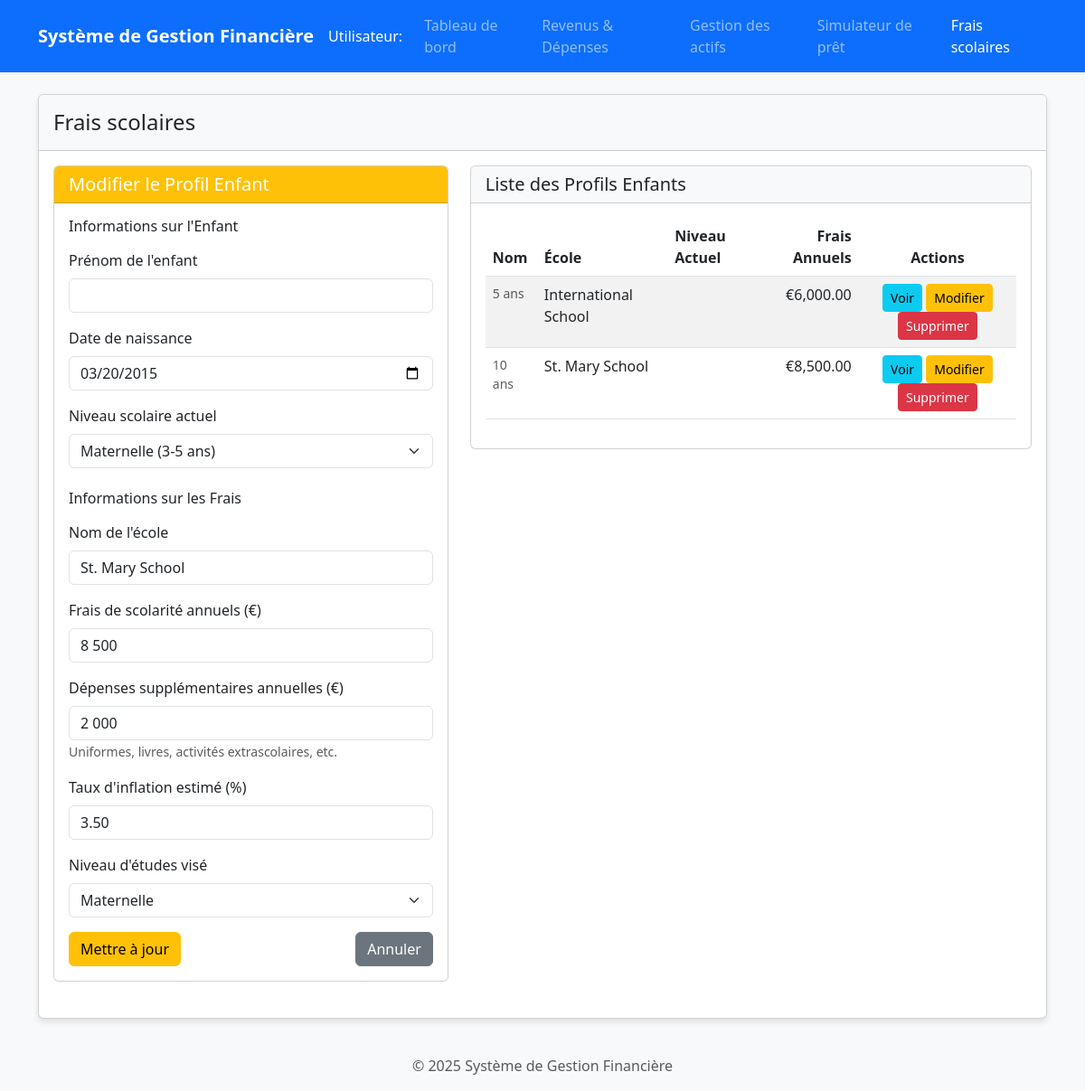
The page /?action=school-fee&edit_child=2 on the database its author committed.
### tables this page shows
CREATE TABLE IF NOT EXISTS `school_fee_children` (
    `id` INT AUTO_INCREMENT PRIMARY KEY,
    `name` VARCHAR(100) NOT NULL,
    `birthdate` DATE NOT NULL,
    `current_level` VARCHAR(50) NOT NULL, 
    `school_name` VARCHAR(255),
    `annual_tuition` DECIMAL(10,2) NOT NULL,
    `additional_expenses` DECIMAL(10,2) DEFAULT 0,
    `inflation_rate` DECIMAL(4,2) NOT NULL,
    `expected_graduation_level` VARCHAR(50) NOT NULL,
    `created_at` TIMESTAMP DEFAULT CURRENT_TIMESTAMP,
    `updated_at` TIMESTAMP DEFAULT CURRENT_TIMESTAMP ON UPDATE CURRENT_TIMESTAMP
);

### config/database.php (called while the page is built, shortened)
<?php
function getDbConnection() {
    try {
        $conn = new PDO(
            "mysql:host=" . FINANCIAL_DB_HOST . ";dbname=" . FINANCIAL_DB_NAME,
            FINANCIAL_DB_USER,
            FINANCIAL_DB_PASS,
            array(PDO::ATTR_ERRMODE => PDO::ERRMODE_EXCEPTION)
        );
        return $conn;
    } catch (PDOException $e) {
        die("Database Connection Error: " . $e->getMessage());
    }
}

### controllers/SchoolFeeController.php (called while the page is built, shortened)
<?php
require_once __DIR__ . '/../models/SchoolFee.php';
class SchoolFeeController {
    private $schoolFeeModel;
    public function __construct() {
        $this->schoolFeeModel = new SchoolFee();
        $this->calculationResults = null;
    }
    public function getViewData() {
        $viewData = [];
        $viewData['children'] = $this->getSavedChildren();
        if (isset($_GET['edit_child'])) {
            $childId = intval($_GET['edit_child']);
            $viewData['editChild'] = $this->schoolFeeModel->getChildProfile($childId);
        }
        return $viewData;
    }
    public function getSavedChildren() {
        return $this->schoolFeeModel->getChildProfiles();
    }
}
?>

### models/SchoolFee.php (called while the page is built, shortened)
<?php
require_once __DIR__ . '/../config/database.php';
class SchoolFee {
    private $conn;
    private $table_children = 'school_fee_children';
    public function __construct() {
        $this->conn = getDbConnection();
    }
    public function getChildProfiles() {
        $query = "SELECT * FROM " . $this->table_children . " ORDER BY name ASC";
        $stmt = $this->conn->prepare($query);
        $stmt->execute();
        $result = $stmt->fetchAll(PDO::FETCH_ASSOC);
        return $result;
    }
    public function getChildProfile($id) {
        $query = "SELECT * FROM " . $this->table_children . " WHERE id = :id";
        $stmt = $this->conn->prepare($query);
        $stmt->bindParam(':id', $id);
        $stmt->execute();
        $result = $stmt->fetch(PDO::FETCH_ASSOC);
        return $result;
    }
}
?>

### modules/school-fee-simulator/list-children.php (the view, shortened to what this page needs)
<div class="card">
    <div class="card-header bg-light">
        <h5 class="mb-0">Liste des Profils Enfants</h5>
    </div>
    <div class="card-body">
        <div class="table-responsive">
            <table class="table table-striped table-hover">
                <thead>
                    <tr>
                        <th>Nom</th>
                        <th>École</th>
                        <th>Niveau Actuel</th>
                        <th class="text-end">Frais Annuels</th>
                        <th class="text-center">Actions</th>
                    </tr>
                </thead>
                <tbody>
                    <?php foreach ($children as $child):
                        $birthdate = new DateTime($child['birthdate']);
                        $today = new DateTime();
                        $age = $birthdate->diff($today)->y;
                    ?>
                    <tr>
                        <td>
                            <small class="d-block text-muted"><?php echo $age; ?> ans</small>
                        </td>
                        <td><?php echo htmlspecialchars($child['school_name'] ?: 'N/A'); ?></td>
                        <td><?php echo $educationLevels[$child['current_level']]['name']; ?></td>
                        <td class="text-end">€<?php echo number_format($child['annual_tuition'], 2); ?></td>
                        <td class="text-center">
                            <a href="?action=school-fee&view_child=<?php echo $child['id']; ?>" class="btn btn-sm btn-info">Voir</a>
                            <a href="?action=school-fee&edit_child=<?php echo $child['id']; ?>" class="btn btn-sm btn-warning">Modifier</a>
                            <a href="?action=school-fee&delete_child=<?php echo $child['id']; ?>" class="btn btn-sm btn-danger"
                               onclick="return confirm('Êtes-vous sûr de vouloir supprimer ce profil?')">Supprimer</a>
                        </td>
                    </tr>
                    <?php endforeach; ?>
                </tbody>
            </table>
        </div>
    </div>
</div>

### modules/school-fee-simulator/index.php (shortened to what this page needs)
<?php
require_once __DIR__ . '/../../controllers/SchoolFeeController.php';
require_once __DIR__ . '/../../models/SchoolFee.php';
$schoolFeeController = new SchoolFeeController();
$schoolFeeController->processRequest();
$viewData = $schoolFeeController->getViewData();
$children = $viewData['children'] ?? [];
$selectedChild = $viewData['selectedChild'] ?? null;
$editChild = $viewData['editChild'] ?? null;
$viewChild = $viewData['viewChild'] ?? null;
$results = $viewData['calculationResults'] ?? null;
$educationLevels = [
    'maternelle' => ['name' => 'Maternelle', 'ages' => '3-5', 'duration' => 3],
    'primaire' => ['name' => 'École primaire', 'ages' => '6-10', 'duration' => 5],
    'college' => ['name' => 'Collège', 'ages' => '11-14', 'duration' => 4],
    'lycee' => ['name' => 'Lycée', 'ages' => '15-17', 'duration' => 3],
    'superieur' => ['name' => 'Études supérieures', 'ages' => '18+', 'duration' => 5]
];
?>
<div class="row">
    <div class="col-md-5">
        <div class="card mb-4">
            <div class="card-header bg-<?php echo $editChild ? 'warning' : 'primary'; ?> text-white">
                <h5 class="mb-0"><?php echo $editChild ? 'Modifier le Profil Enfant' : 'Simulateur de Frais de Scolarité'; ?></h5>
            </div>
            <div class="card-body">
                <form method="POST" id="school-fee-calculator-form">
                    <h6 class="mb-3">Informations sur l'Enfant</h6>
                    <div class="mb-3">
                        <label for="child_name" class="form-label">Prénom de l'enfant</label>
                        <input type="text" class="form-control" id="child_name" name="child_name"
                            value="<?php echo $editChild ? htmlspecialchars($editChild['name']) : ($selectedChild ? htmlspecialchars($selectedChild['name']) : ''); ?>" required>
                    </div>
                    <div class="mb-3">
                        <label for="child_birthdate" class="form-label">Date de naissance</label>
                        <input type="date" class="form-control" id="child_birthdate" name="child_birthdate"
                            value="<?php echo $editChild ? $editChild['birthdate'] : ($selectedChild ? $selectedChild['birthdate'] : ''); ?>" required>
                    </div>
                    <div class="mb-3">
                        <label for="current_level" class="form-label">Niveau scolaire actuel</label>
                        <select class="form-select" id="current_level" name="current_level" required>
                            <?php foreach ($educationLevels as $key => $level): ?>
                                <option value="<?php echo $key; ?>" <?php echo (($editChild && $editChild['current_level'] == $key) || ($selectedChild && $selectedChild['current_level'] == $key)) ? 'selected' : ''; ?>>
                                    <?php echo $level['name'] . ' (' . $level['ages'] . ' ans)'; ?>
                                </option>
                            <?php endforeach; ?>
                        </select>
                    </div>
                    <h6 class="mb-3 mt-4">Informations sur les Frais</h6>
                    <div class="mb-3">
                        <label for="school_name" class="form-label">Nom de l'école</label>
                        <input type="text" class="form-control" id="school_name" name="school_name"
                            value="<?php echo $editChild ? htmlspecialchars($editChild['school_name']) : ($selectedChild ? htmlspecialchars($selectedChild['school_name']) : ''); ?>">
                    </div>
                    <div class="mb-3">
                        <label for="annual_tuition" class="form-label">Frais de scolarité annuels (€)</label>
                        <input type="text" class="form-control" id="annual_tuition" name="annual_tuition"
                            value="<?php echo $editChild ? number_format($editChild['annual_tuition'], 0, ',', ' ') : ($selectedChild ? number_format($selectedChild['annual_tuition'], 0, ',', ' ') : ''); ?>" required>
                    </div>
                    <div class="mb-3">
                        <label for="additional_expenses" class="form-label">Dépenses supplémentaires annuelles (€)</label>
                        <input type="text" class="form-control" id="additional_expenses" name="additional_expenses"
                            value="<?php echo $editChild ? number_format($editChild['additional_expenses'], 0, ',', ' ') : ($selectedChild ? number_format($selectedChild['additional_expenses'], 0, ',', ' ') : ''); ?>">
                        <small class="form-text text-muted">Uniformes, livres, activités extrascolaires, etc.</small>
                    </div>
                    <div class="mb-3">
                        <label for="inflation_rate" class="form-label">Taux d'inflation estimé (%)</label>
                        <input type="number" class="form-control" id="inflation_rate" name="inflation_rate"
                            min="0" step="0.1"
                            value="<?php echo $editChild ? $editChild['inflation_rate'] : ($selectedChild ? $selectedChild['inflation_rate'] : 2); ?>" required>
                    </div>
                    <div class="mb-3">
                        <label for="expected_graduation_level" class="form-label">Niveau d'études visé</label>
                        <select class="form-select" id="expected_graduation_level" name="expected_graduation_level" required>
                            <?php foreach ($educationLevels as $key => $level): ?>
                                <option value="<?php echo $key; ?>" <?php echo (($editChild && $editChild['expected_graduation_level'] == $key) || ($selectedChild && $selectedChild['expected_graduation_level'] == $key)) ? 'selected' : ''; ?>>
                                    <?php echo $level['name']; ?>
                                </option>
                            <?php endforeach; ?>
                        </select>
                    </div>
                    <?php if ($editChild): ?>
                        <div class="d-flex justify-content-between">
                            <button type="submit" name="update_child" class="btn btn-warning">Mettre à jour</button>
                            <a href="?action=school-fee" class="btn btn-secondary">Annuler</a>
                        </div>
                    <?php else: ?>
                        <button type="submit" name="calculate_fees" class="btn btn-primary w-100">Calculer</button>
                    <?php endif; ?>
                </form>
            </div>
        </div>
    </div>
    <div class="col-md-7">
        <?php if ($viewChild): ?>
            <?php
            $schoolFeeController->calculateFees($viewChild);
            $childResults = $schoolFeeController->getCalculationResults();
            include __DIR__ . '/view-child.php';
            ?>
        <?php elseif ($results): ?>
            <?php include __DIR__ . '/calculation-results.php'; ?>
        <?php elseif (!empty($children)): ?>
            <?php include __DIR__ . '/list-children.php'; ?>
        <?php endif; ?>
    </div>
</div>

### index.php (style rules this page uses)
body { background-color: #f8f9fa; }

### rows shown on the page
school_fee_children: child_birthdate "03/20/2015", school_name "St. Mary School", annual_tuition "8 500", additional_expenses "2 000", inflation_rate "3.50", birthdate "10", annual_tuition "8,500.00"
school_fee_children: birthdate "5", school_name "International School", annual_tuition "6,000.00"

### other values the page prints
$title "Tableau de bord"
$title "Revenus & Dépenses"
$title "Gestion des actifs"
$title "Simulateur de prêt"
$title "Frais scolaires"
$modules[$action] "Frais scolaires"
form field current_level "Maternelle (3-5 ans)"
form field expected_graduation_level "Maternelle"
